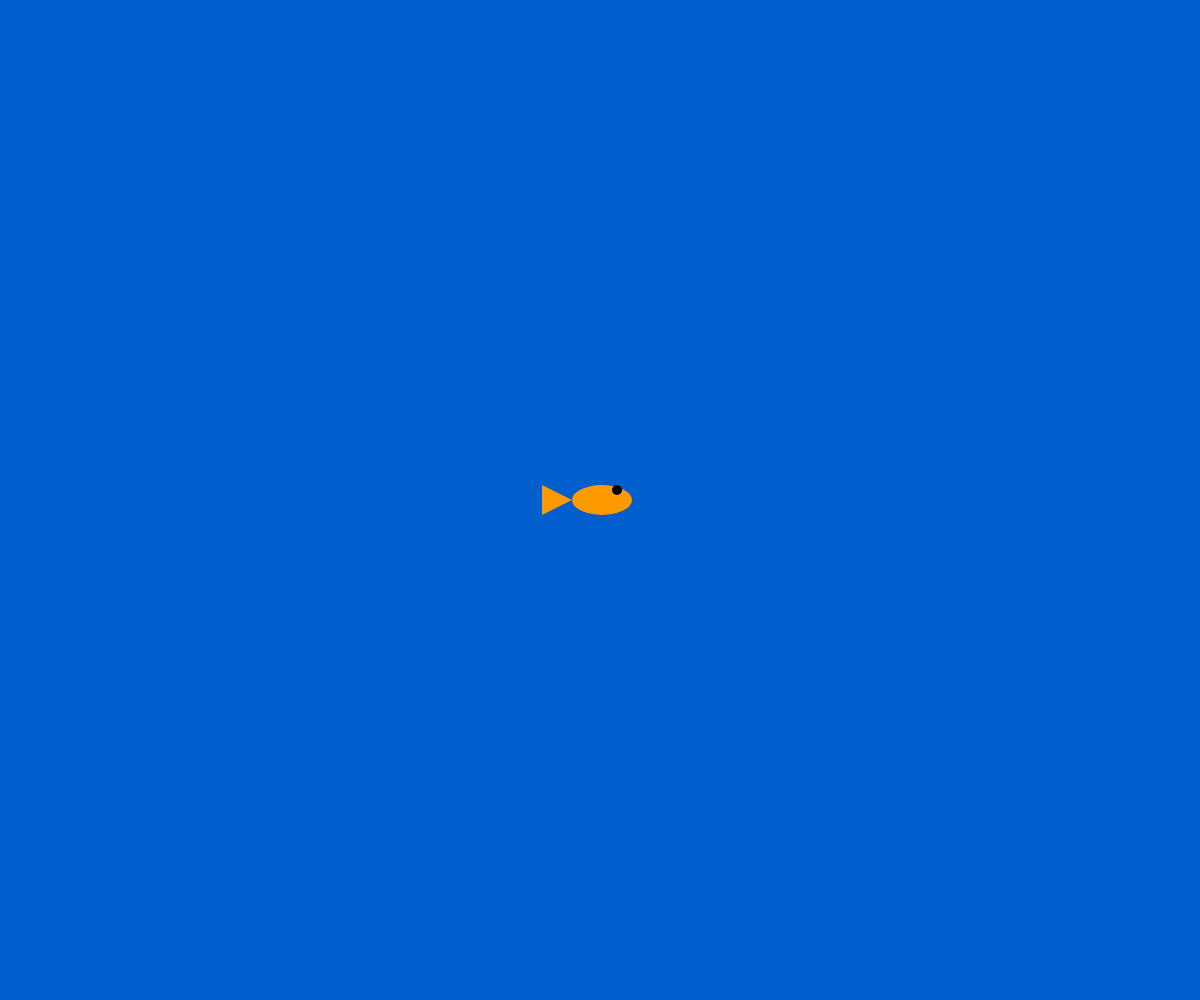
Frame 1 (no input)
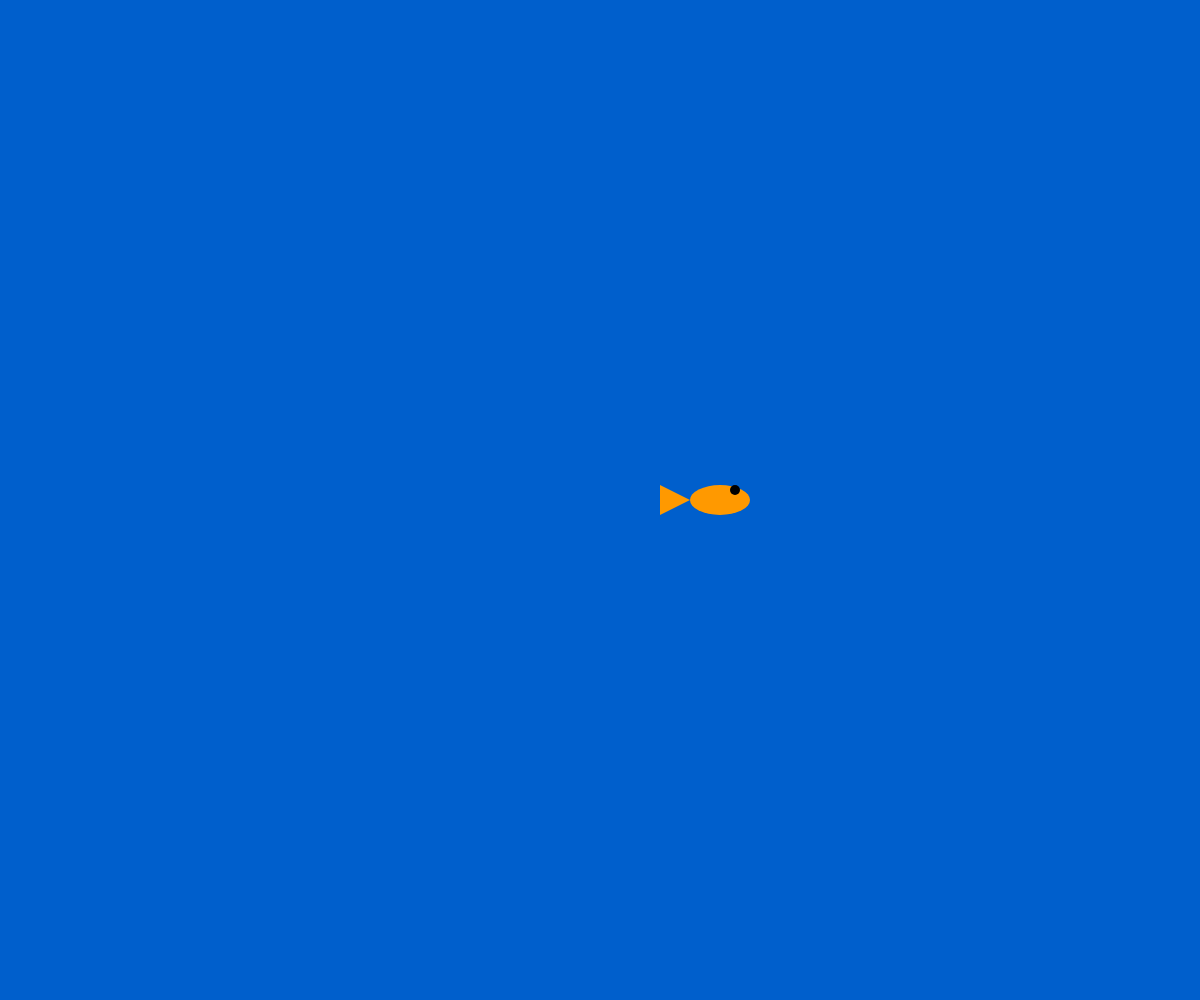
Frame 60 (no input)
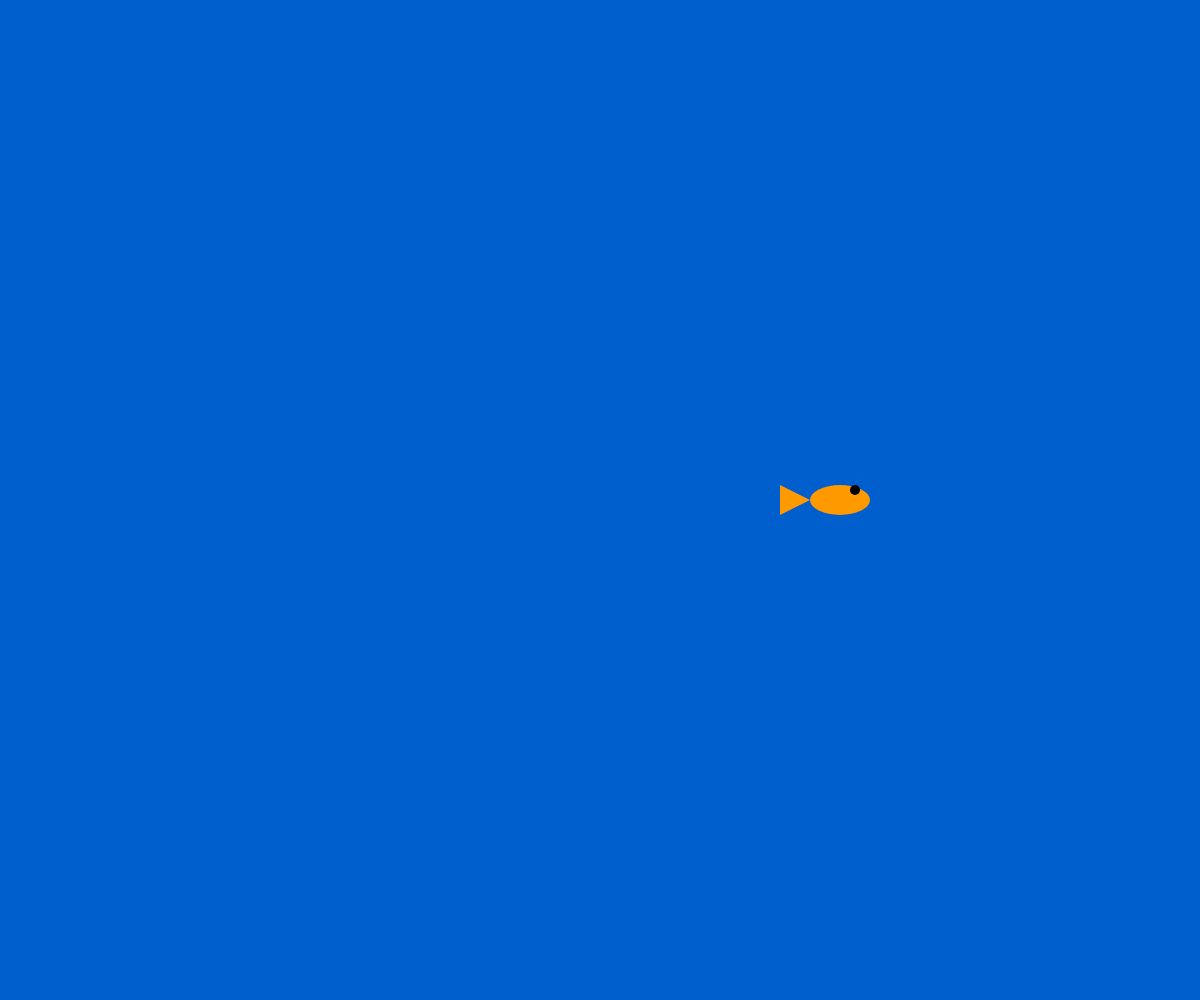
Frame 120 (the mouse pressed at the canvas centre since frame 60)

The p5.js sketch that drew these frames (run headless with seeded random() and noise() and a simulated clock; from frame 60 on, the mouse is pressed at the canvas centre):

// p5.js sketch
// ── sketch.js
let fish;

function setup() {
  createCanvas(windowWidth, windowHeight);
  
  //size of the fish
  fish = new Fish(width / 2, height / 2, 2, 60);
}

function draw() {
  background(0, 95, 204);
  
  fish.update();
  fish.render();
  fish.wallCheck(); 
}

class Fish {
  constructor(x, y, speed, size) {
    this.eyecol = color(0,0,0)
    this.fishcolor = color (255, 153, 0)
    this.x = x;
    this.y = y;
    this.speed = speed;
    this.size = size; 
    this.direction = 1; 
  }
  
  update() {
      this.x += this.speed * this.direction;
  }


  render() {
    rectMode(CENTER);
    
    if (this.direction === 1) {
      // fish facing right
      fill(this.fishcolor)
      noStroke()
      ellipse(this.x, this.y, this.size, this.size / 2);
      
      fill(this.eyecol)
      ellipse(this.x + this.size / 4, this.y - this.size / 6, this.size / 6, this.size / 6);
      
      fill(this.fishcolor)
      triangle(
        this.x - this.size / 2,
        this.y,
        this.x - this.size,
        this.y - this.size / 4,
        this.x - this.size,
        this.y + this.size / 4
        
      );
     
    } else {
      
      // fish flipped
      push() ;
      scale(-1, 1); 
      fill(this.fishcolor)
      ellipse(-this.x, this.y, this.size, this.size / 2);
      triangle(
        -this.x - this.size / 2,
        this.y,
        -this.x - this.size,
        this.y - this.size / 4,
        -this.x - this.size,
        this.y + this.size / 4
      );
       pop();
      fill(this.eyecol); 
    ellipse(this.x + this.direction * this.size / 4, this.y - this.size / 6, this.size / 6, this.size / 6); // Eye
    }
  }

 //check when the fish hits the wall, it flips and reverse direction
  wallCheck() {
    if (this.x > width - this.size / 2 || this.x < this.size / 2) {
  
  //reverse direction
      this.direction *= -1;
    }
  }
}
